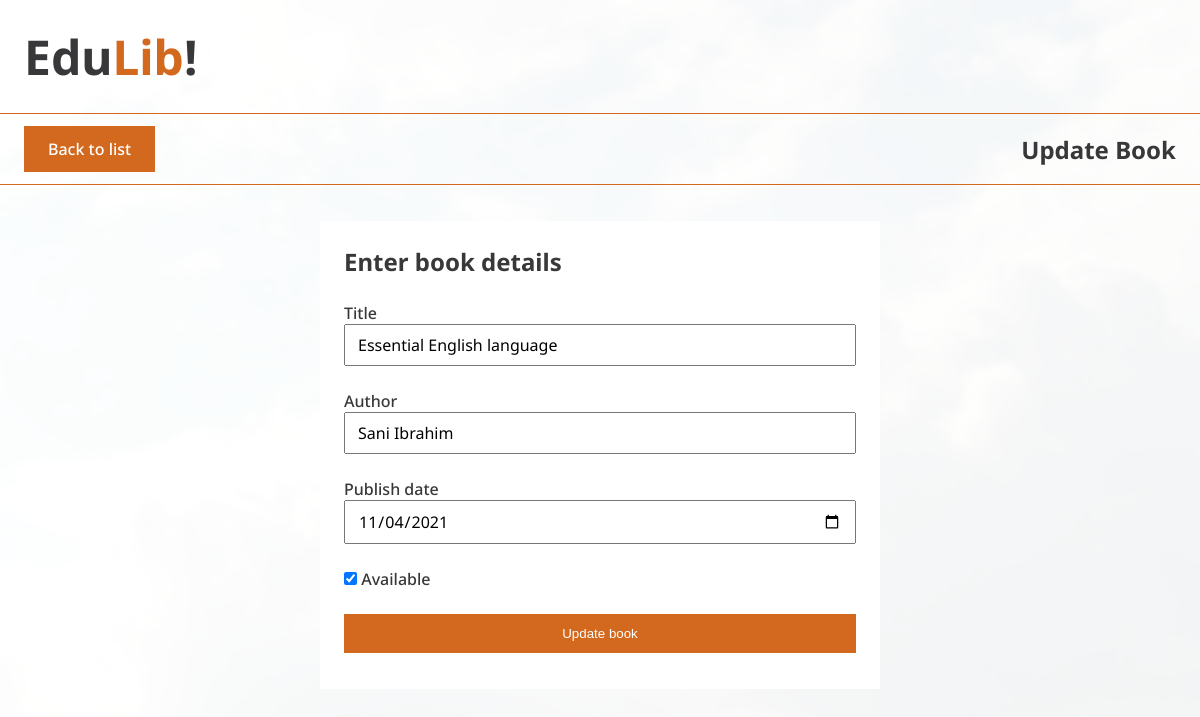
The page /update-book/2/ on the database its author committed.
### books/models.py (models this page shows)
class Book(models.Model):
  title = models.CharField(max_length=100)
  author = models.CharField(max_length=100)
  publish_date = models.DateField(verbose_name = "Publish date")
  availability = models.BooleanField(default=True)

### books/views.py (the view)
# urls.py: path('update-book/<int:book_id>/', views.update_book, name='updateBook'),
def update_book(request, book_id):
  book = Book.objects.get(id=book_id)
  if (request.method == 'POST'):
    form = BookForm(request.POST, instance=book)
    form.save()
    messages.success(request, "Book details updated successfully")
    return redirect('books')
  else:
    form = BookForm(instance=book)
  return render(request, "update_book.html", {"form": form, "book_id":book.id})

### books/forms.py
class BookForm(forms.ModelForm):
  class Meta:
    model = Book
    fields = ['title', 'author', 'publish_date', 'availability']
    labels = {
      'publish_date': 'Publish date'
    }

### books/templates/update_book.html (shortened to what this page needs)
{% extends "layout.html" %}
{% block cotent %}
  <div class="banner">
    <a class="btn" href="{% url 'books' %}">Back to list</a>
    <h2>Update Book</h2>
  </div>
  <div>
    <form action="{% url 'updateBook' book_id %}" method="POST">
      <h2>Enter book details</h2>
      <div>
        <label>Title</label>
        <input type="text" name="title" class="input" value="{{ form.title.value }}" required />
      </div>
      <div>
        <label>Author</label>
        <input type="text" name="author" class="input" value="{{ form.author.value }}" required />
      </div>
      <div>
        <label>Publish date </label>
        <input type="date" name="publish_date" class="input" {% if form.publish_date.value %}value="{{ form.publish_date.value|date:'Y-m-d' }}"{% endif %} required />
      </div>
      <div>
        <input type="checkbox" name="availability" id="available" {{ form.availability.value|yesno:"checked,off" }} />
        <label for="available">Available</label>
      </div>
      <div>
        <button class="btn">Update book</button>
      </div>
    </form>
  </div>
{% endblock %}

### books/templates/update_book.html (style rules this page uses)
form { max-width: 560px; margin: auto; display: flex; flex-direction: column; gap: 24px; background-color: white; padding: 24px; }
form .input { display: block; width: 100%; padding: 8px 12px; font-size: inherit; font-family: inherit; outline: none; }
button.btn { width: 100%; justify-content: center; cursor: pointer; outline: none; border: none; margin-bottom: 12px; }

### rows shown on the page
Book: title "Essential English language", author "Sani Ibrahim", publish_date "11/04/2021"
